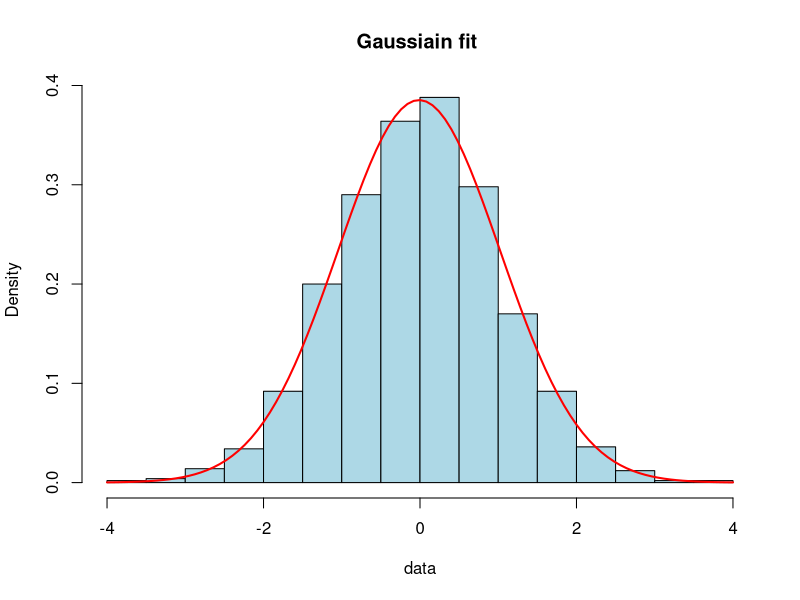
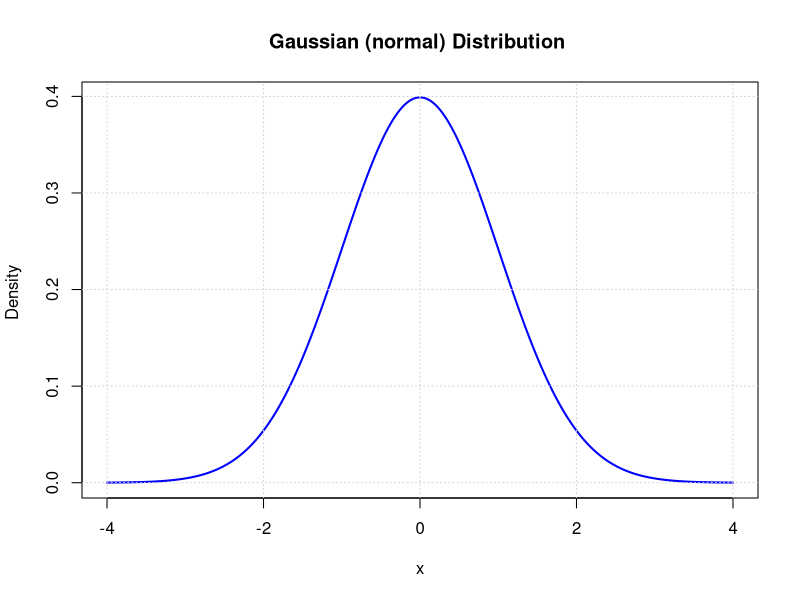
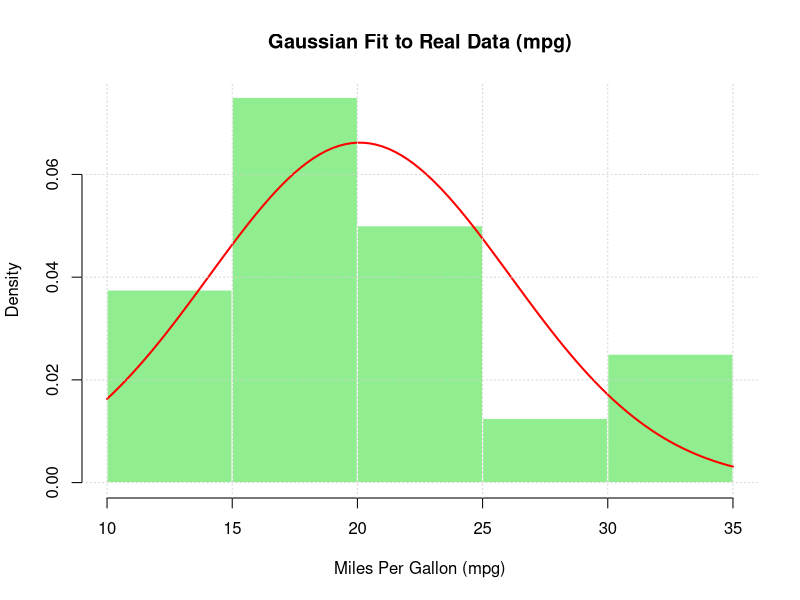

The R source for these figures, in order:
#generate normal data 
data = rnorm(1000, mean = 0, sd = 1)

#plot histrogram 
hist (data, probability = TRUE, col = "lightblue", main = "Gaussiain fit ")

# overlau gaussian pdf 
curve (dnorm(x, mean = mean(data), sd = sd(data)), add = TRUE, col = "red", lwd = 2)


# Another example 

x = seq (-4,4, length.out = 1000)

#calculaye the density (pdf) of the standard normal distribution 
y = dnorm(x, mean = 0, sd = 1)

# plot the curve 
plot(x, y, type = "l", col= 'blue', lwd = 2,
     main = "Gaussian (normal) Distribution ", 
     xlab = "x", ylab = "Density "
     )


grid()

#------------------------------------------------Another one example  of it 

## ------------------------------
# Gaussian Fit to Real Data (mtcars$mpg)
# ------------------------------

# Load the dataset
data(mtcars)

# Extract the mpg (miles per gallon) column
mpg_data <- mtcars$mpg

# Plot histogram of the real data with probability densities
hist(mpg_data, probability = TRUE, col = "lightgreen", 
     main = "Gaussian Fit to Real Data (mpg)",
     xlab = "Miles Per Gallon (mpg)", border = "white")

# Calculate mean and standard deviation of the data
mu <- mean(mpg_data)
sigma <- sd(mpg_data)

# Overlay Gaussian curve
curve(dnorm(x, mean = mu, sd = sigma), 
      col = "red", lwd = 2, add = TRUE)

# Add a grid
grid()
